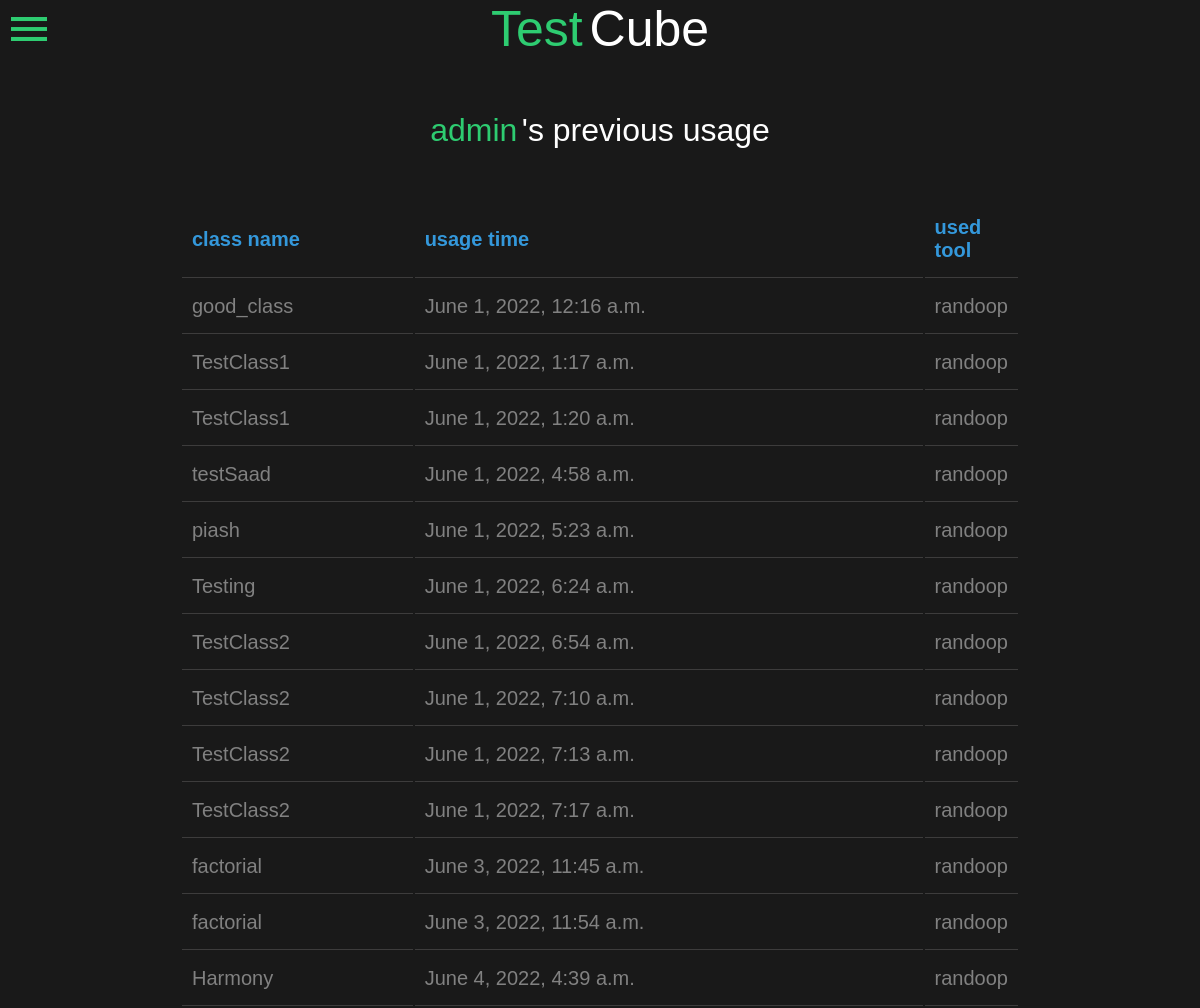
The page /run_randoop/previous/ (signed in) on the database its author committed.
### run_randoop/models.py (models this page shows, shortened)
class User_Codes(models.Model):
    user = models.ForeignKey(User, on_delete=models.CASCADE)
    class_name = models.CharField(max_length=50, null=True)
    source_code = models.TextField()
    test_code = models.TextField()
    expected_behavior = models.TextField()
    report = models.TextField()
    date_time = models.DateTimeField(auto_now=True)
    used_tool = models.CharField(max_length=10, null=True)

### run_randoop/views.py (the view)
# urls.py: path('run_randoop/previous/', rr_views.viewHistory),
def viewHistory(request):
    cur_user = User.objects.get(name=request.user.username)
    code_dc = {
        "user_codes": cur_user.user_codes_set.all(),
    }
    return render(request, 'usage.html', code_dc)

### run_randoop/templates/usage.html (shortened to what this page needs)
<!DOCTYPE html>
<html>
<head>
</head>
<body>
    <div class="box">
        <span onclick="openNav()">
            <i class="material-icons" style="font-size:48px;color:#2ecc71; position: absolute; left: 5px; top: 5px;">menu</i>
        </span>
        <a href="../" style="font-size: 25px; text-decoration: none;">
            <h1 style="color: #2ecc71; display: inline;">Test</h1>
            <h1 style="display: unset;">Cube</h1>
        </a>
        <br>
        <svg height="5%" width="500px">
        </svg>
        <div style="padding-bottom: 50px;">
            <h1 style="color: #2ecc71; display: inline;">{{ request.user.username }}</h1>
            <h1 style="display: unset;">'s previous usage</h1>
        </div>
        <table style="width: 70%;margin-left:auto;margin-right:auto; text-align: left;">
            <tr>
                <th class="profile" style="color:#3498db;width: 30%;">class name</th>
                <th class="profile" style="color:#3498db;">usage time</th>
                <th class="profile" style="color:#3498db;">used tool</th>
            </tr>
            {% for code in user_codes %}
            <tr>
                <td class="profile" style="width: 30%;">
                    <a href="{{code.id}}">{{ code.class_name }}</a>
                </td>
                <td class="profile" style="padding-right: 0px;">
                    <a href="{{code.id}}">{{ code.date_time }}</a>
                </td>
                <td class="profile">
                    {{ code.used_tool }}
                </td>
            </tr>
            {% endfor %}
        </table>
    </div>
</body>
</html>

### run_randoop/templates/usage.html (style rules this page uses)
body { margin: 0; padding: 0; font-family: sans-serif; background: #191919; }
.box { width: 100%; height: 100%; position: absolute; top: 50%; left: 50%; transform: translate(-50%,-50%); background: #191919; text-align: center; }
.box h1 { color: white; font-weight: 500; }
.box table { width: 100%; }
.profile { width: 70%; margin-left:auto; margin-right:auto; text-align: left; font-size: 20px; color:#818181; padding: 15px 10px 15px 10px; border-bottom: solid 1px #545252a0; }
.profile a { color:#818181; text-decoration: none; }

### rows shown on the page
User_Codes: class_name "good_class", date_time "June 1, 2022, 12:16 a.m.", used_tool "randoop"
User_Codes: class_name "TestClass1", date_time "June 1, 2022, 1:17 a.m.", used_tool "randoop"
User_Codes: class_name "TestClass1", date_time "June 1, 2022, 1:20 a.m.", used_tool "randoop"
User_Codes: class_name "testSaad", date_time "June 1, 2022, 4:58 a.m.", used_tool "randoop"
User_Codes: class_name "piash", date_time "June 1, 2022, 5:23 a.m.", used_tool "randoop"
User_Codes: class_name "Testing", date_time "June 1, 2022, 6:24 a.m.", used_tool "randoop"
User_Codes: class_name "TestClass2", date_time "June 1, 2022, 6:54 a.m.", used_tool "randoop"
User_Codes: class_name "TestClass2", date_time "June 1, 2022, 7:10 a.m.", used_tool "randoop"
User_Codes: class_name "TestClass2", date_time "June 1, 2022, 7:13 a.m.", used_tool "randoop"
User_Codes: class_name "TestClass2", date_time "June 1, 2022, 7:17 a.m.", used_tool "randoop"
User_Codes: class_name "factorial", date_time "June 3, 2022, 11:45 a.m.", used_tool "randoop"
User_Codes: class_name "factorial", date_time "June 3, 2022, 11:54 a.m.", used_tool "randoop"
User_Codes: class_name "Harmony", date_time "June 4, 2022, 4:39 a.m.", used_tool "randoop"

### other values the page prints
{{ request.user.username }} "admin"
